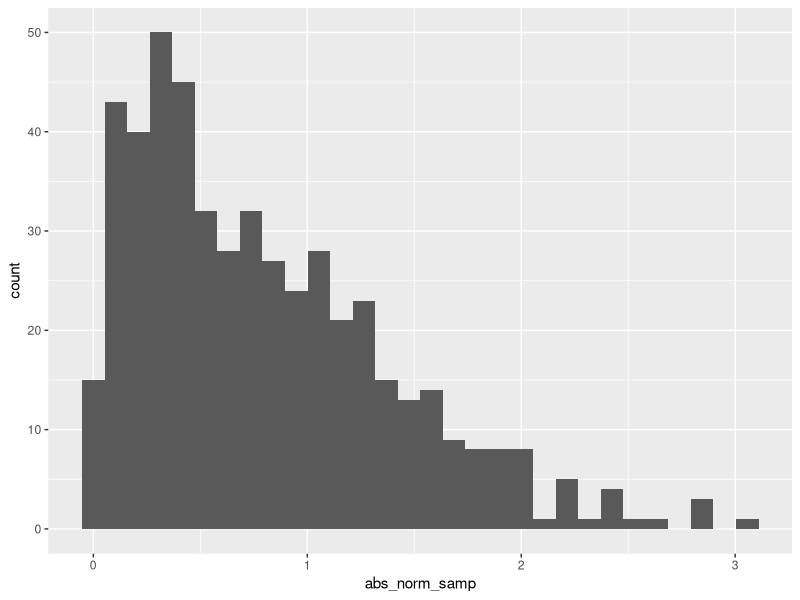

Here is the R script that generated this plot:
## ---- chunk 1
samp = rnorm(100)
length(samp)
## ---- chunk 2
library(tidyverse)

la_df = tibble(
  norm_samp = rnorm(500),
  abs_norm_samp = abs(norm_samp)
)

ggplot(la_df, aes(x = abs_norm_samp)) + geom_histogram()
